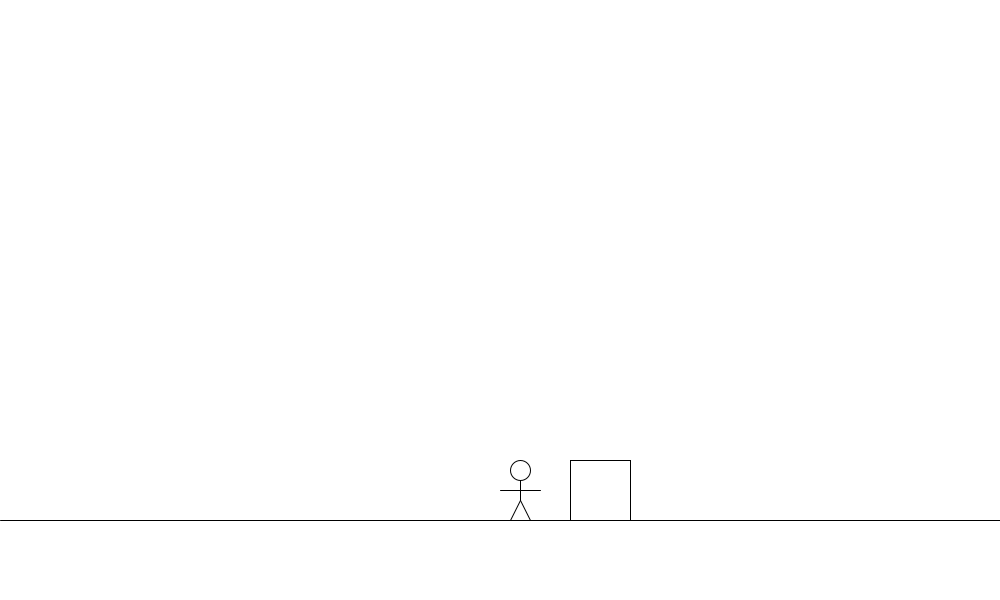
Frame 1 (no input)
Frame 60 (the mouse pressed at the canvas centre just before this capture): identical to frame 1, image omitted
Frame 120 (the mouse held since frame 60 and released just before this capture): identical to frame 1, image omitted

The Processing sketch that drew this single still picture (run headless with seeded random() and noise(); from frame 60 on, the mouse is pressed at the canvas centre):

// Processing sketch: project
// ── project.pde
int ground = 520, ph = 30;
Person p;
Box box;
int w=60;
int x=600;
boolean onBox = false;
void setup() {
  size(1000,600);
  p = new Person(500,ground,0,0); 
  box = new Box(x,490,w,w);
  line(0,520,1000,520);
  frameRate(30);
}

void draw() {
    background(255);
    line(0,520,1000,520);
    if (keyPressed) {
        if (key == 'd') p.drive(5);
        else if (key == 's') p.jump(5);
        else if (key == 'a') p.drive(-5);
        
    }
    print(p.xpos);
    print(" ", x - 1 / 2. * w, x + 1 / 2. * w, "\n");
    if (!onBox) {
        if (onBoxNow() && p.ypos <= ground - w) {
            ground -= 60;
            onBox = true;
        } else {
            if (onBoxNow()) {
                
            }
        }
    } else {
        if (!onBoxNow()) {
            p.secondsRemainingInJump = p.secondsInJump / 2.;
            p.jumping = true;
            ground += 60;
            onBox = false;
        }
    }
    box.rectbox();
    p.gravity();
    p.display();
}

boolean onBoxNow() {
    //print((p.xpos + 10 <= x + 1 / 2. * w) && (p.xpos + 30 >= x - 1 / 2. * w), " \n");
    return (p.xpos + 10 <= x + 1 / 2. * w) && (p.xpos + 30 >= x - 1 / 2. * w);
}

class Person {
    int d = 0;
    float xpos;
    float ypos;
    float xspeed;
    float yspeed;
    boolean jumping = false;
    final float secondsInJump = 1;
    float secondsRemainingInJump;
    float yspeedup = 3;
    final float heightOfJump = 6;
    Person(float tempXpos, float tempYpos, float tempXspeed, float tempYspeed) { 
        xpos = tempXpos;
        ypos = tempYpos;
        xspeed = tempXspeed;
        yspeed = tempYspeed;
    }
    void display() {
        noFill();
        stroke(0);
        ellipse(xpos + 20, ypos - 50, 20, 20);
        line(xpos + 20, ypos - 40, xpos + 20, ypos - 20);
        line(xpos, ypos - 30, xpos + 40, ypos - 30);
        line(xpos + 20, ypos - 20, xpos + 10, ypos);
        line(xpos + 20, ypos - 20, xpos + 30, ypos);        
    }
    void drive(float xOffset) {
        xpos += xOffset;
    }
    void jump(float yOffset) {
        if (jumping) return;
        jumping = true;
        secondsRemainingInJump = secondsInJump;
    }
    void changeSpeed(float xSpeed, float ySpeed) {
        if (xSpeed >= 0) xspeed = xSpeed;
        if (ySpeed >= 0) yspeed = ySpeed;
    }
    /*
    float ease (x, t, b, c, d) {
        return c*((t=t/d-1)*t*t + 1) + b;
    }
*/
    void gravity() {
        if (jumping) {
            boolean goingUp = (secondsInJump / 2) < secondsRemainingInJump;
            ypos -= heightOfJump / (secondsInJump / 2) * (goingUp ? 1 : -1);
            secondsRemainingInJump -= (1 / 30.);
            if (secondsRemainingInJump == 0 || ypos >= ground) {
                jumping = false;
                secondsRemainingInJump = secondsInJump;
            }
        }
    }
}

class Box {
    float x;
    float y;
    int w;
    int h;
    Box(int centerx, int centery, int width, int height) {
        x = centerx;
        y = centery;
        w = width;
        h = height;
    }
    void rectbox() {
        stroke(0);
        fill(255);
        rectMode(CENTER);
        rect(x, y, w, h);
    }
    void pushbox() {
        if ((p.xpos <= x + w / 2) && (p.ypos == ground)) {
            x = p.xpos - w / 2;
            if (x <= w / 2) {
                p.xpos = w;
            }
        }
    }
//    void boxkill() {
//        if ((xpos + 30 == x - 1 / 2 * w) && (ypos == ground)) {
//            xpos = 500;
//            textSize(26);
//            text("You die!", 200, 300);
//            life = life - 1;
//        }
//        if (xe + 20 == x - 1 / 2 * w) { 
//            ye = ye - 1000;
//        }
//    }
}
